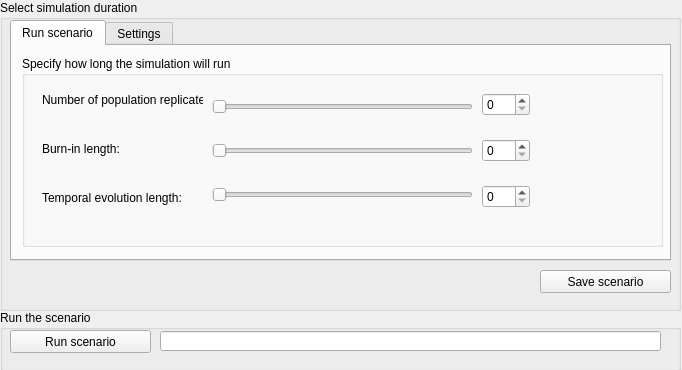
      <widget class="QWidget" name="page_7">
       <property name="geometry">
        <rect>
         <x>0</x>
         <y>0</y>
         <width>682</width>
         <height>370</height>
        </rect>
       </property>
       <attribute name="label">
        <string>Step 3 - Run / re-run scenario</string>
       </attribute>
       <widget class="QGroupBox" name="groupBox_6">
        <property name="geometry">
         <rect>
          <x>0</x>
          <y>310</y>
          <width>681</width>
          <height>61</height>
         </rect>
        </property>
        <property name="title">
         <string>Run the scenario</string>
        </property>
        <widget class="QPushButton" name="pushButton_11">
         <property name="geometry">
          <rect>
           <x>10</x>
           <y>20</y>
           <width>141</width>
           <height>23</height>
          </rect>
         </property>
         <property name="text">
          <string>Run scenario</string>
         </property>
        </widget>
        <widget class="QLineEdit" name="lineEdit_14">
         <property name="geometry">
          <rect>
           <x>160</x>
           <y>21</y>
           <width>501</width>
           <height>20</height>
          </rect>
         </property>
        </widget>
       </widget>
       <widget class="QGroupBox" name="groupBox_7">
        <property name="geometry">
         <rect>
          <x>0</x>
          <y>0</y>
          <width>681</width>
          <height>311</height>
         </rect>
        </property>
        <property name="title">
         <string>Select simulation duration</string>
        </property>
        <widget class="QTabWidget" name="tabWidget_2">
         <property name="geometry">
          <rect>
           <x>10</x>
           <y>20</y>
           <width>661</width>
           <height>241</height>
          </rect>
         </property>
         <property name="currentIndex">
          <number>0</number>
         </property>
         <widget class="QWidget" name="tab_3">
          <attribute name="title">
           <string>Run scenario</string>
          </attribute>
          <widget class="QGroupBox" name="groupBox_27">
           <property name="geometry">
            <rect>
             <x>10</x>
             <y>10</y>
             <width>641</width>
             <height>191</height>
            </rect>
           </property>
           <property name="title">
            <string>Specify how long the simulation will run</string>
           </property>
           <widget class="QWidget" name="layoutWidget_40">
            <property name="geometry">
             <rect>
              <x>460</x>
              <y>20</y>
              <width>48</width>
              <height>151</height>
             </rect>
            </property>
            <layout class="QVBoxLayout" name="verticalLayout_40">
             <item>
              <widget class="QSpinBox" name="spinBox_37"/>
             </item>
             <item>
              <widget class="QSpinBox" name="spinBox_38"/>
             </item>
             <item>
              <widget class="QSpinBox" name="spinBox_39"/>
             </item>
            </layout>
           </widget>
           <widget class="QWidget" name="layoutWidget_41">
            <property name="geometry">
             <rect>
              <x>190</x>
              <y>20</y>
              <width>261</width>
              <height>151</height>
             </rect>
            </property>
            <layout class="QVBoxLayout" name="verticalLayout_41">
             <item>
              <widget class="QSlider" name="horizontalSlider_45">
               <property name="orientation">
                <enum>Qt::Horizontal</enum>
               </property>
              </widget>
             </item>
             <item>
              <widget class="QSlider" name="horizontalSlider_46">
               <property name="orientation">
                <enum>Qt::Horizontal</enum>
               </property>
              </widget>
             </item>
             <item>
              <widget class="QSlider" name="horizontalSlider_47">
               <property name="orientation">
                <enum>Qt::Horizontal</enum>
               </property>
              </widget>
             </item>
            </layout>
           </widget>
           <widget class="QWidget" name="layoutWidget_42">
            <property name="geometry">
             <rect>
              <x>20</x>
              <y>22</y>
              <width>161</width>
              <height>141</height>
             </rect>
            </property>
            <layout class="QVBoxLayout" name="verticalLayout_42">
             <item>
              <widget class="QLabel" name="label_58">
               <property name="text">
                <string>Number of population replicates:</string>
               </property>
              </widget>
             </item>
             <item>
              <widget class="QLabel" name="label_59">
               <property name="text">
                <string>Burn-in length:</string>
               </property>
              </widget>
             </item>
             <item>
              <widget class="QLabel" name="label_60">
               <property name="text">
                <string>Temporal evolution length:</string>
               </property>
              </widget>
             </item>
            </layout>
           </widget>
          </widget>
         </widget>
         <widget class="QWidget" name="tab_4">
          <attribute name="title">
           <string>Settings</string>
          </attribute>
         </widget>
        </widget>
        <widget class="QPushButton" name="pushButton_8">
         <property name="geometry">
          <rect>
           <x>540</x>
           <y>270</y>
           <width>131</width>
           <height>23</height>
          </rect>
         </property>
         <property name="text">
          <string>Save scenario</string>
         </property>
        </widget>
       </widget>
      </widget>
